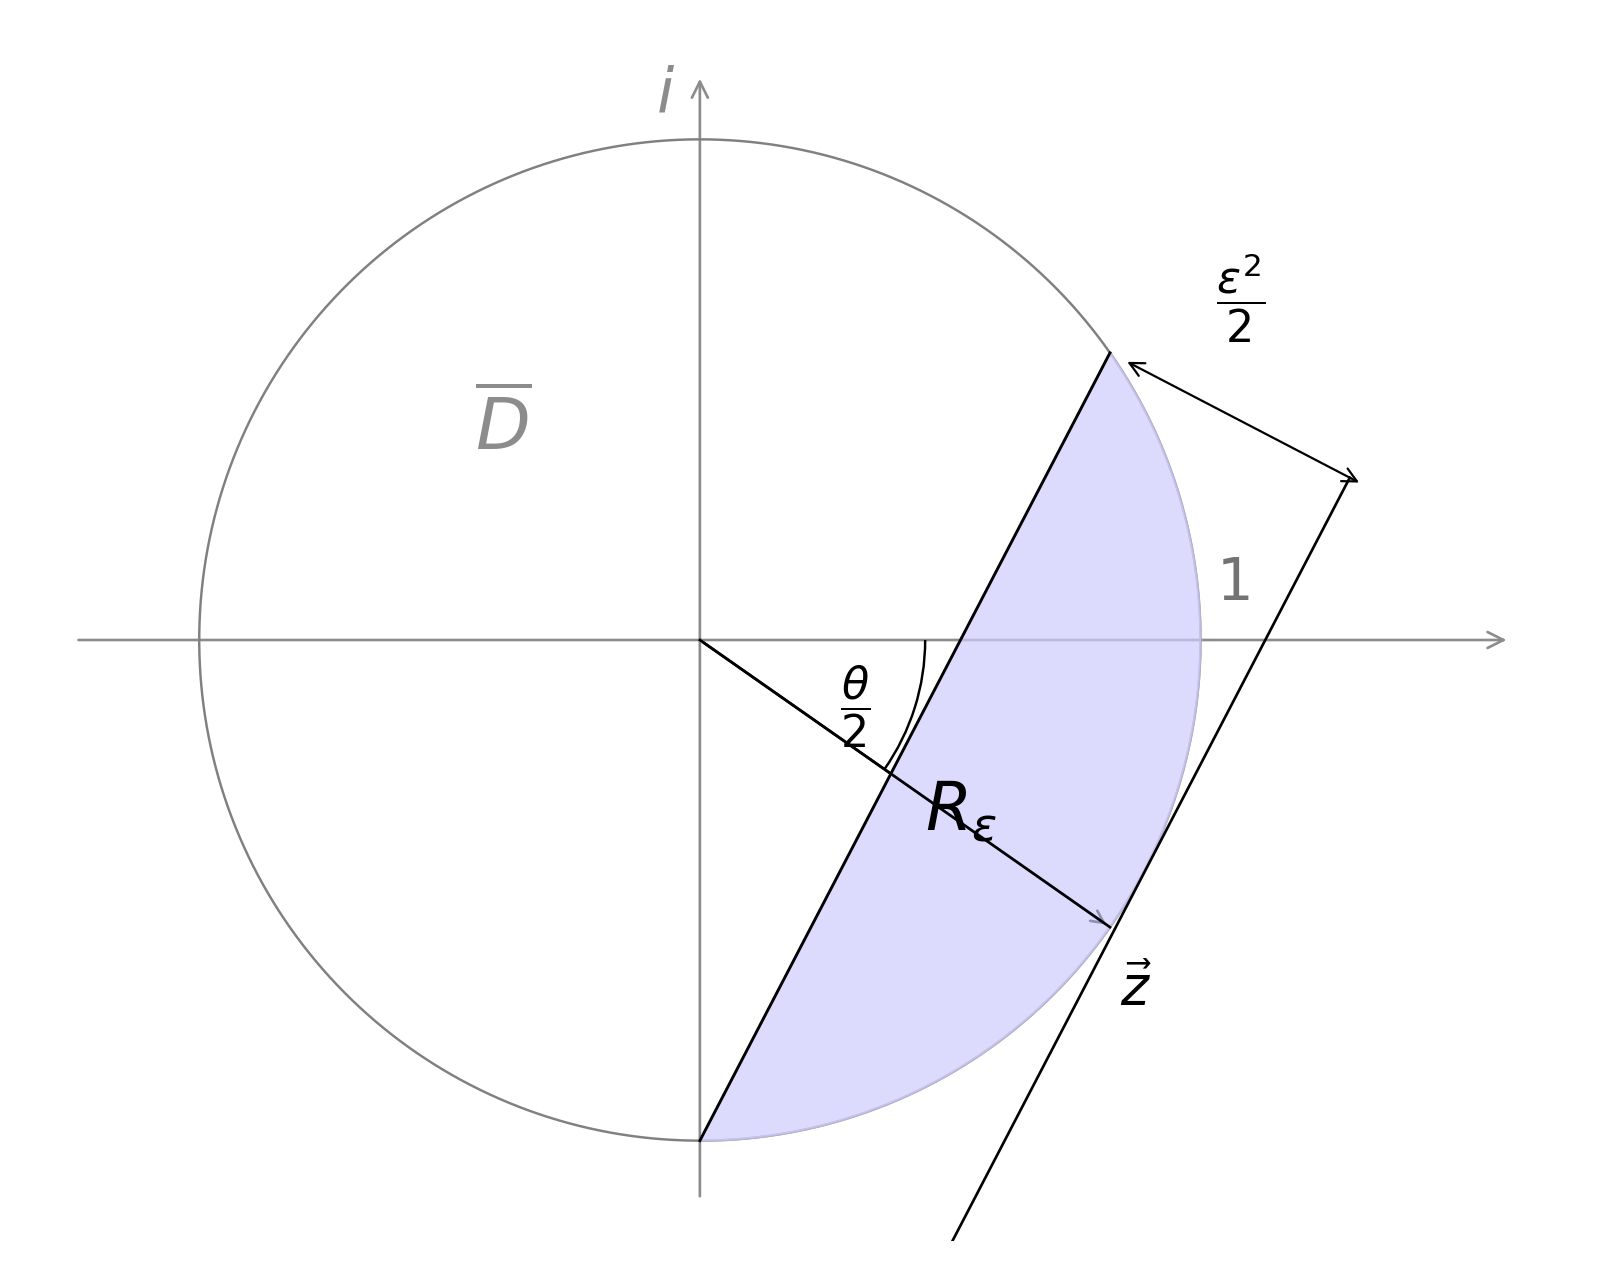

This chart was generated by the following Python code:
import numpy as np
import matplotlib.pyplot as plt
from matplotlib.patches import Arc, FancyArrowPatch

# ----------------------------
# Geometry parameters
# ----------------------------
alpha = np.deg2rad(35)   # angle of the upper point on the unit circle
r = 1.0

P = np.array([np.cos(alpha), np.sin(alpha)])   # upper point on circle
Q = np.array([0.0, -1.0])                      # bottom point on circle

# Chord direction and normal
d = P - Q
d = d / np.linalg.norm(d)
n = np.array([d[1], -d[0]])  # one normal direction

# Offset line for the "epsilon^2/2" annotation
eps_shift = 0.54
Q2 = Q + eps_shift * n
P2 = P + eps_shift * n

# A point on the interior diagonal from the origin
z_end = np.array([np.cos(alpha), -np.sin(alpha)])

# ----------------------------
# Figure setup
# ----------------------------
fig, ax = plt.subplots(figsize=(10, 8), dpi=160)
ax.set_aspect("equal")
ax.set_xlim(-1.35, 1.75)
ax.set_ylim(-1.2, 1.2)
ax.axis("off")

axis_color = "0.55"
circle_color = "0.5"

# ----------------------------
# Axes with arrows
# ----------------------------
ax.add_patch(FancyArrowPatch(
    (-1.25, 0), (1.62, 0),
    arrowstyle='->', mutation_scale=18,
    linewidth=1.2, color=axis_color
))
ax.add_patch(FancyArrowPatch(
    (0, -1.12), (0, 1.13),
    arrowstyle='->', mutation_scale=18,
    linewidth=1.2, color=axis_color
))

# Axis label
ax.text(-0.05, 1.03, r"$i$", fontsize=28, color=axis_color,
        ha="right", va="bottom")

# ----------------------------
# Unit circle
# ----------------------------
t = np.linspace(0, 2*np.pi, 600)
ax.plot(r*np.cos(t), r*np.sin(t), color=circle_color, lw=1.1)

# ----------------------------
# Filled circular segment region R_epsilon
#   region between the chord QP and the arc of the unit circle from Q to P
# ----------------------------
arc_t = np.linspace(-np.pi/2, alpha, 300)
arc_pts = np.c_[np.cos(arc_t), np.sin(arc_t)]
segment_pts = np.vstack([Q, P, arc_pts[::-1]])  # chord + arc
ax.fill(segment_pts[:, 0], segment_pts[:, 1],
        color="#cfcdfd", alpha=0.7, zorder=2)

# Chord boundary
ax.plot([Q[0], P[0]], [Q[1], P[1]], color="black", lw=1.3, zorder=3)

# ----------------------------
# Interior diagonal from origin (z-vector)
# ----------------------------
ax.plot([0, z_end[0]], [0, z_end[1]], color="black", lw=1.2, zorder=3)
ax.add_patch(FancyArrowPatch(
    (0.0, 0.0), (z_end[0], z_end[1]),
    arrowstyle='->', mutation_scale=14,
    linewidth=1.2, color="black"
))

# z label
ax.text(0.84, -0.73, r"$\vec{z}$", fontsize=24)

# ----------------------------
# Parallel offset line and epsilon^2/2 annotation
# ----------------------------
ax.plot([Q2[0], P2[0]], [Q2[1], P2[1]], color="black", lw=1.2, zorder=3)

# Small dimension line between the two parallel lines
mid1 = P + 0.03 * n
mid2 = P2 + 0.03 * n
ax.add_patch(FancyArrowPatch(
    (mid1[0], mid1[1]), (mid2[0], mid2[1]),
    arrowstyle='<->', mutation_scale=16,
    linewidth=1.0, color="black"
))
ax.text(1.03, 0.65, r"$\dfrac{\epsilon^2}{2}$", fontsize=20)

# "1" label near the x-axis / right side
ax.text(1.03, 0.08, r"$1$", fontsize=26, color="0.45")

# ----------------------------
# Angle arc and label theta/2
# ----------------------------
angle_arc = Arc((0, 0), width=0.9, height=0.9,
                angle=0, theta2=0, theta1=-np.rad2deg(alpha),
                lw=1.1, color="black")
ax.add_patch(angle_arc)
ax.text(0.28, -0.16, r"$\dfrac{\theta}{2}$", fontsize=20)

# ----------------------------
# Region label
# ----------------------------
ax.text(0.45, -0.38, r"$R_\epsilon$", fontsize=30)

# Optional label inside the circle
ax.text(-0.45, 0.38, r"$\overline{D}$", fontsize=32, color="0.55")

plt.tight_layout()
plt.savefig("complex.png")
